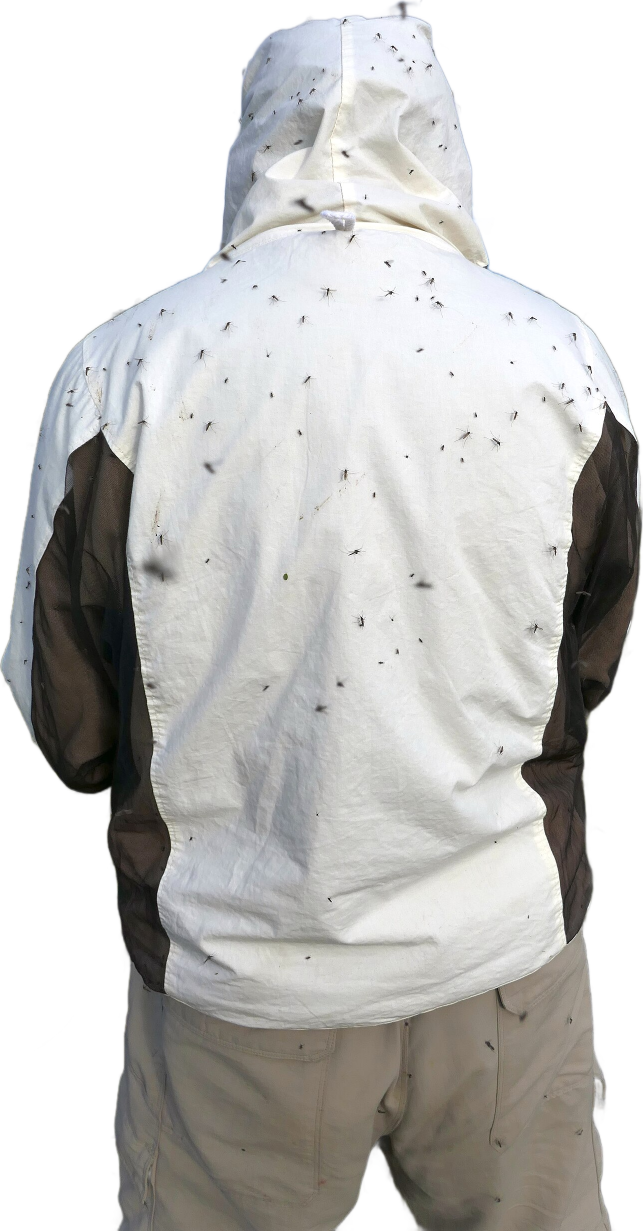
#> input picture pipeline/examples/gvm/spr_giant.png, 1286 x 2462 px, found by its file name (shown at 1/2 size)
$ python grender.py
#> lines starting #> are read from the running program, lines starting #| are printed output that depends on the picture
"""巨人vs蚊の描画（2.5Dのジオラマ）：空、遠くの山、森（奥・手前）、巨人、蚊の群れ、たたく演出、HUD
座標：x（横, m）、z（高さ, m）、k（奥行き倍率。巨人=1、奥<1、手前>1）
カメラ：(cx, cz, ppm) … 巨人の位置で1mあたりppmピクセル
"""
import math
import numpy as np
from PIL import Image, ImageDraw, ImageFont, ImageFilter, ImageEnhance
from scipy import ndimage as nd
import gmodel as GM

W, H = 1920, 1080
NOTO = '/usr/share/fonts/opentype/noto/NotoSansCJK-Black.ttc'; NOTOB = '/usr/share/fonts/opentype/noto/NotoSansCJK-Bold.ttc'
SERIF = '/usr/share/fonts/opentype/noto/NotoSerifCJK-Black.ttc'; BEBAS = '/home/claude/fonts/BebasNeue-Regular.ttf'
_F = {}
# [4 lines left out: function font, not called in this run]
def Fo(s): return font(NOTO, s)
def Fb(s): return font(NOTOB, s)
def Mi(s): return font(SERIF, s)
def BE(s): return font(BEBAS, s)
PALE = (240, 240, 245); GOLD = (255, 210, 80); MOS_C = (210, 210, 220); BLOOD_C = (230, 80, 80); GIANT_C = (120, 190, 255)

GIANT_H = 50.0; SPR = Image.open('/home/claude/gvm/spr_giant.png').convert('RGBA')
#> further down, SPR is the input picture: PIL image 1286x2462 RGBA; mean R, G, B, A 147.6, 150.4, 152.5, 178.6
SPR_HM = GIANT_H * (SPR.height / SPR.height) * (1.25 / 1.75)    # 見えている部分（頭〜太もも）の高さ m
#> SPR_HM = 35.71
SPR_BASE = GIANT_H - SPR_HM
#> SPR_BASE = 14.29
SPR_WM = SPR_HM * SPR.width / SPR.height
#> SPR_WM = 18.65
GCX, GCZ = 0.0, SPR_BASE + SPR_HM * 0.55                       # 巨人の体の中心
#> GCX = 0; GCZ = 33.93

def scr(x, z, k, cam):
    cx, cz, ppm = cam
    return W / 2 + (x - cx) * ppm * k, H / 2 - (z - cz) * ppm * k

# ---------- 背景素材 ----------
def make_forest(seed, x0, x1, top, ppm_tex, dark, haze=0.0):
#> called with seed = 1, x0 = -420, x1 = 420, top = 24, ppm_tex = 12, dark = 0.95, haze = 0.3
    rng = np.random.default_rng(seed); w = int((x1 - x0) * ppm_tex); h = int((top + 8) * ppm_tex)
    im = Image.new('RGBA', (w, h), (0, 0, 0, 0)); d = ImageDraw.Draw(im)
#> after `im = Image.new('RGBA', (w, h), (0, 0, 0, 0))`: im: PIL image 10080x384 RGBA; every value is 0
    base = [(28, 58, 30), (36, 70, 34), (24, 50, 28), (44, 78, 38)]
    n = int((x1 - x0) / 2.2)
    xs = rng.uniform(x0, x1, n * 3); tops = top * rng.uniform(0.62, 1.0, n * 3); rs = rng.uniform(2.2, 5.0, n * 3)
    d.rectangle((0, h - top * 0.6 * ppm_tex, w, h), fill=tuple(int(v * dark * 0.7) for v in base[2]) + (255,))
    order = np.argsort(tops)
    for i in order:
        x, t, r = xs[i], tops[i], rs[i]; c = np.array(base[int(rng.integers(4))], float) * dark
        cx = (x - x0) * ppm_tex; cy = h - t * ppm_tex
        for q in range(7):
            ox = rng.normal(0, r * 0.4); oy = rng.uniform(0, r * 1.6); rr = r * rng.uniform(0.5, 0.9)
            sh = 0.8 + 0.45 * (1 - min(1, oy / (r * 1.6))) + rng.normal(0, 0.06)
            col = tuple(int(min(255, v * sh)) for v in c) + (255,)
            d.ellipse((cx + (ox - rr) * ppm_tex, cy + (oy - rr) * ppm_tex, cx + (ox + rr) * ppm_tex, cy + (oy + rr) * ppm_tex), fill=col)
    a = np.asarray(im).astype(np.float32)
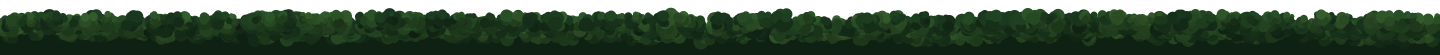
#> a: shape (384, 10080, 4) float32 (shown at 1/7 size); mean R, G, B, A 19.5, 38.3, 19.3, 197; transparent parts drawn white
    nz = nd.gaussian_filter(rng.normal(0, 1, a.shape[:2]), 1.0)[..., None]
    a[..., :3] = np.clip(a[..., :3] * (1 + 0.12 * nz), 0, 255)
    if haze: a[..., :3] = a[..., :3] * (1 - haze) + np.array([150, 175, 195], np.float32) * haze
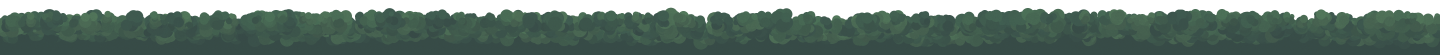
#> a: shape (384, 10080, 4) float32 (shown at 1/7 size); mean R, G, B, A 57.1, 78.2, 71.6, 197; transparent parts drawn white
    return Image.fromarray(a.astype(np.uint8)), x0, ppm_tex, h
FT = 12
HOUSES = [(-62, 9, 6, (170, 60, 50)), (-48, 7, 5, (60, 80, 140)), (-34, 10, 7, (150, 70, 40)), (30, 8, 6, (60, 90, 120)), (44, 11, 7, (170, 60, 50)), (60, 7, 5, (90, 90, 90))]
PERSON_X = -40.5
FOREST_B = make_forest(1, -420, 420, 24.0, FT, 0.95, haze=0.3)
FOREST_F = make_forest(2, -420, 420, 21.0, FT, 0.62)
#> call 2 of make_forest, with seed = 2, x0 = -420, x1 = 420, top = 21, ppm_tex = 12, dark = 0.62, haze = 0
#> in make_forest (call 2), `im = Image.new('RGBA', (w, h), (0, 0, 0, 0))`: im: PIL image 10080x348 RGBA; every value is 0
#> in make_forest (call 2), `a = np.asarray(im).astype(np.float32)`:
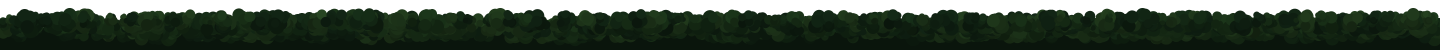
#> a: shape (348, 10080, 4) float32 (shown at 1/7 size); mean R, G, B, A 12.4, 25.8, 13, 193.7; transparent parts drawn white
def mountains(x):
    return 160 + 90 * np.sin(x / 260 + 1.3) + 60 * np.sin(x / 117 + 0.2) + 25 * np.sin(x / 41)

_SKY = {}
# [22 lines left out: functions sky, paste_strip, not called in this run]

# ---------- 蚊 ----------
NF = 30000
_r = np.random.default_rng(9)
FA = _r.uniform(0, 6.28, NF).astype(np.float32); FR = (4 + 40 * _r.random(NF) ** 1.6).astype(np.float32)
FW = (_r.uniform(0.05, 0.25, NF) * _r.choice([-1, 1], NF)).astype(np.float32); FK = _r.uniform(0.9, 1.12, NF).astype(np.float32)
FP = _r.uniform(0, 6.28, NF).astype(np.float32)
_NZ = np.random.default_rng(4).random((SPR.height // 3, SPR.width // 3)).astype(np.float32)
_spr_cache = {}
# [99 lines left out: functions giant_sprite, render, not called in this run]

_G = {}
# [11 lines left out: function finish, not called in this run]

def fmt_t(s):
    s = max(0, s); h, r = divmod(int(s), 3600); m, ss = divmod(r, 60); return f'{h:02d}:{m:02d}:{ss:02d}'
# [53 lines left out: functions fmt_big, hud_draw, not called in this run]
